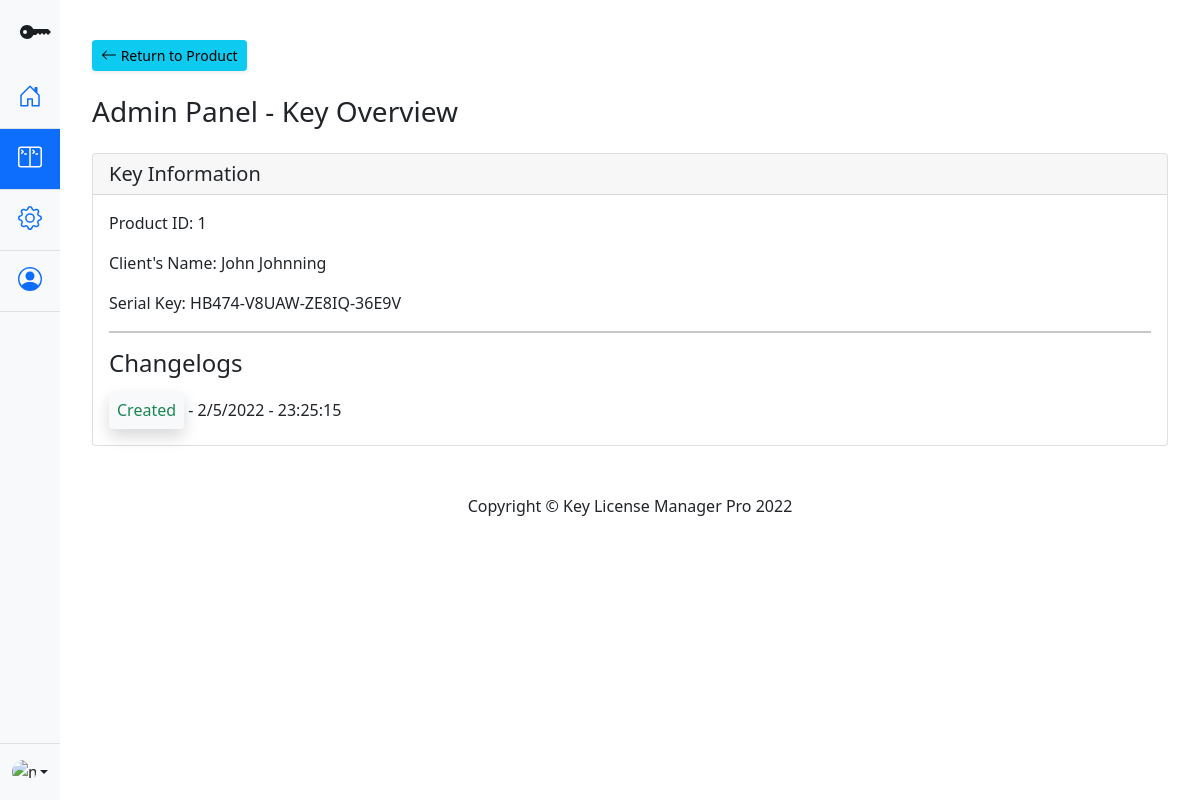
The app's page /cpanel/keydata/id/1 with its own data.
### models.py (models this page shows)
class Key(db.Model):
    __tablename__ = "key"
    id = db.Column(db.Integer, primary_key=True)
    productid = db.Column(db.Integer, db.ForeignKey('product.id'), nullable=False)
    customername = db.Column( db.String(50) )
    serialkey = db.Column( db.String(100) )
    maxdevices = db.Column( db.Integer )
    devices = db.Column( db.Integer )
    status = db.Column( db.Integer )

class Changelog(db.Model):
    __tablename__ = "changeLog"
    id = db.Column(db.Integer, primary_key=True)
    keyID = db.Column(db.Integer, db.ForeignKey('key.id'), nullable=False)
    timestamp = db.Column(db.Integer, nullable=False)
    action = db.Column(db.String(25))

### main.py (the view)
@main.route('/cpanel/keydata/id/<keyid>')
def keyDataDisplay(keyid):
    keyData = DBAPI.getKeyData(keyid)
    logData = DBAPI.getKeyLogs(keyid)
    logData.reverse()
    return render_template('keydata.html', keyData = keyData, logData = logData)

### databaseAPI.py (called while the page is built)
def getKeyData(keyid):
    return Key.query.filter_by(id=keyid).first()

def getKeyLogs(keyid):
    return Changelog.query.filter_by(keyID=keyid).all()

### templates/keydata.html (shortened to what this page needs)
<!doctype html>
<html lang="en">
	<head>
        <link rel="stylesheet" href="https://cdn.jsdelivr.net/npm/bootstrap-icons@1.8.1/font/bootstrap-icons.css">
		<link href="{{ url_for('static', filename='bootstrap.min.css') }}" rel="stylesheet">
		<link href="{{ url_for('static', filename='style.css') }}" rel="stylesheet">
	</head>
	<body>
        <section class="left-nav vh-100">
            <div class="d-flex flex-column bg-light vh-100" style="width: 5vw;">
                <a href="/" class="d-block p-3 link-dark text-decoration-none" title="Icon-only" data-bs-toggle="tooltip" data-bs-placement="right">
                    <svg xmlns="http://www.w3.org/2000/svg" width="40" height="32" fill="currentColor" class="bi bi-key-fill" viewBox="0 0 16 16">
                        <path d="M3.5 11.5a3.5 3.5 0 1 1 3.163-5H14L15.5 8 14 9.5l-1-1-1 1-1-1-1 1-1-1-1 1H6.663a3.5 3.5 0 0 1-3.163 2zM2.5 9a1 1 0 1 0 0-2 1 1 0 0 0 0 2z"/>
                    </svg>
                </a>
                <ul class="nav flex-grow-1 nav-pills nav-flush flex-column mb-auto text-center">
                    <li class="nav-item">
                        <a href="{{ url_for('main.cpanel') }}" class="nav-link py-3 border-bottom" aria-current="page" title="Home" data-bs-toggle="tooltip" data-bs-placement="right">
                            <svg class="bi" width="24" height="24" role="img" aria-label="Home">
                                <use xlink:href="#home"/>
                            </svg>
                        </a>
                    </li>
                    <li>
                        <a href="#" class="nav-link active py-3 border-bottom" title="Dashboard" data-bs-toggle="tooltip" data-bs-placement="right">
                        </a>
                    </li>
                    <li>
                        <a href="#" class="nav-link py-3 border-bottom" title="Orders" data-bs-toggle="tooltip" data-bs-placement="right">
                        </a>
                    </li>
                    <li>
                        <a href="#" class="nav-link py-3 border-bottom" title="Customers" data-bs-toggle="tooltip" data-bs-placement="right">
                            <svg class="bi" width="24" height="24" role="img" aria-label="Customers">
                                <use xlink:href="#people-circle"/>
                            </svg>
                        </a>
                    </li>
                </ul>
                <div class="dropdown border-top">
                    <a href="#" class="d-flex align-items-center justify-content-center p-3 link-dark text-decoration-none dropdown-toggle" id="dropdownUser3" data-bs-toggle="dropdown" aria-expanded="false">
                    <img src="https://github.com/mdo.png" alt="mdo" width="24" height="24" class="rounded-circle">
                    </a>
                </div>
            </div>
        </section>
        <div class="container-fluid right-display">
            <div id="content-wrapper" class="d-flex flex-column">
                <div id="content">
                    <div class="container-fluid special-padding main-body-setting">
                        <a href="{{ url_for('main.productDisplay', productid = keyData.productid) }}" class="d-none d-sm-inline-block btn btn-sm btn-info shadow-sm mb-4">
                            <svg xmlns="http://www.w3.org/2000/svg" width="16" height="16" fill="currentColor" class="bi bi-arrow-left" viewBox="0 0 16 16">
                                <path fill-rule="evenodd" d="M15 8a.5.5 0 0 0-.5-.5H2.707l3.147-3.146a.5.5 0 1 0-.708-.708l-4 4a.5.5 0 0 0 0 .708l4 4a.5.5 0 0 0 .708-.708L2.707 8.5H14.5A.5.5 0 0 0 15 8z"/>
                            </svg>
                            Return to Product</a>
                        <div class="d-sm-flex align-items-center justify-content-between mb-4">
                            <h1 class="h3 mb-0 text-gray-800">Admin Panel - Key Overview</h1>
                        </div>
                        <div class="container-fluid p-0">
                            <div class="card mb-5">
                                <h5 class="card-header {% if keyData.status == 2 %}red-header{% endif %}">Key Information</h5>
                                <div class="card-body">
                                    <p class="card-text"><bold class="font-weight-bold">Product ID: </bold> {{ keyData.productid }}</p>
                                    <p class="card-text"><bold class="font-weight-bold">Client's Name: </bold> {{ keyData.customername }}</p>
                                    <p class="card-text"><bold class="font-weight-bold">Serial Key: </bold> {{ keyData.serialkey }}</p>
                                    <hr style="height: 2px;">
                                    <h4>Changelogs</h4>
                                    <div class="col-lg-8 col-md-10 col-12">
                                        {%for log in logData%}
                                            <h6 class="mt-4">
                                                {% if log.action == 'Created' %}
                                                    <span class="p-2 bg-light shadow rounded text-success"> Created</span>
                                                {% elif log.action == 'Revoked' %}
                                                    <span class="p-2 bg-light shadow rounded text-danger"> Revoked</span>
                                                {% elif log.action == 'Reset' %}
                                                    <span class="p-2 bg-light shadow rounded text-secondary"> Reset</span>
                                                {% elif log.action == 'Enacted' %}
                                                    <span class="p-2 bg-light shadow rounded text-warning"> Enacted</span>
                                                {% elif log.action == 'Activated' %}
                                                    <span class="p-2 bg-light shadow rounded text-success"> Activated</span>
                                                {% endif %}
                                            - <span class="timestamp-line">{{log.timestamp}}</span></h6>
                                        {%endfor%}
                                    </div>
                                </div>
                            </div>
                        </div>
                    </div>
                </div>
                <footer class="sticky-footer bg-white">
                    <div class="container my-auto">
                        <div class="copyright text-center my-auto">
                            <span>Copyright © Key License Manager Pro 2022</span>
                        </div>
                    </div>
                </footer>
</div>
        </div>
    </body>
</html>

### static/style.css (style rules this page uses)
:root { --product-card-height: 20vh; }
body { min-height: 100vh; min-height: -webkit-fill-available; }
html { height: -webkit-fill-available; }
.bi { vertical-align: -.125em; pointer-events: none; fill: currentColor; }
.dropdown-toggle { outline: 0; }
.nav-flush .nav-link { border-radius: 0; }
.left-nav { position: fixed; left: 0; top: 0; width: 5vw; }
.right-display { padding-left: 5vw; padding-right: 0px !important; }
.special-padding { padding-left: 2rem !important; padding-right: 2rem !important; }
.main-body-setting { margin-top: 5vh !important; }

### records on screen
Key: productid "1", customername "John Johnning", serialkey "HB474-V8UAW-ZE8IQ-36E9V"
Changelog: action "Created"
